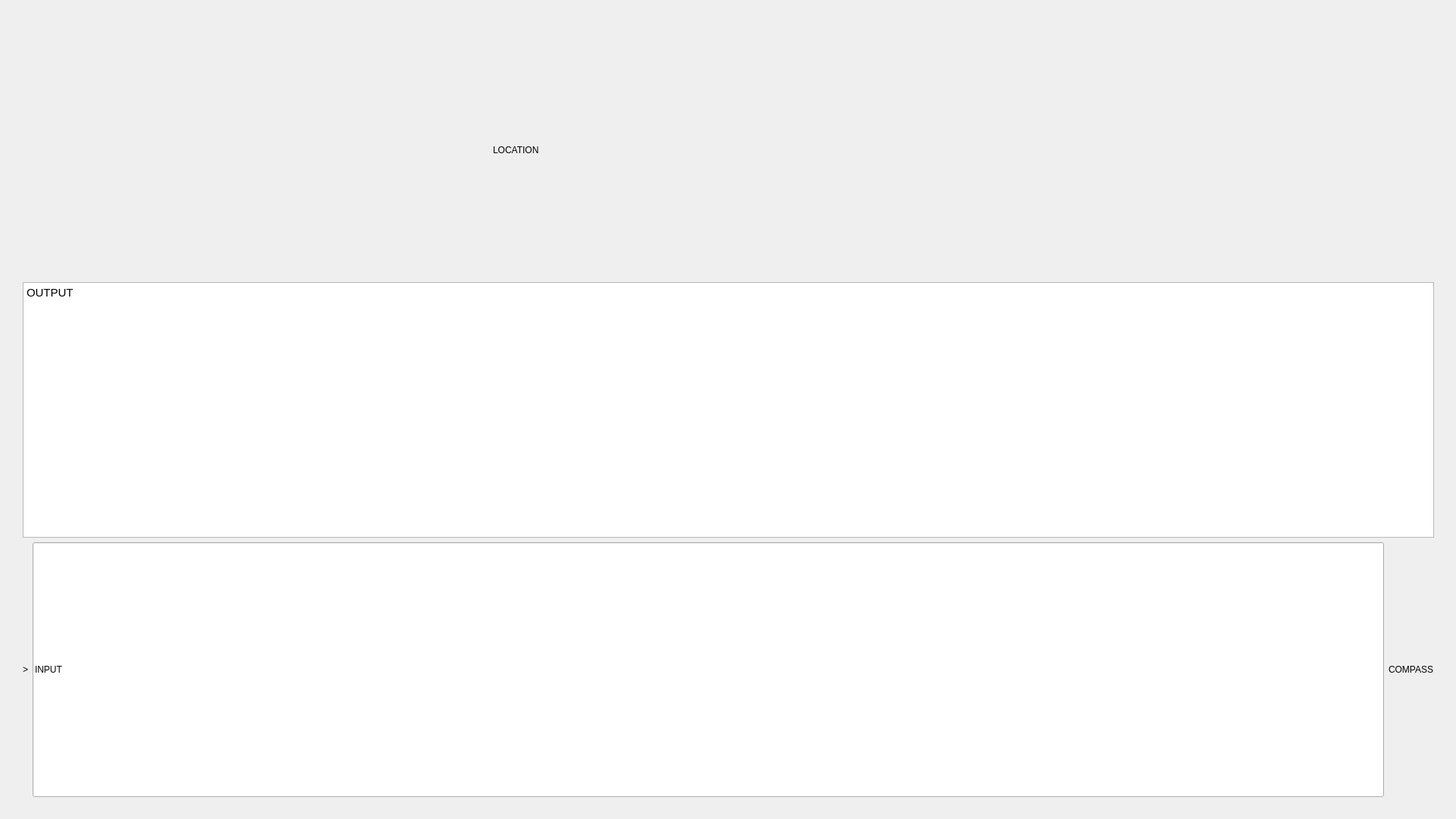
<?xml version="1.0" encoding="UTF-8"?>
<ui version="4.0">
 <class>MainWindow</class>
 <widget class="QMainWindow" name="MainWindow">
  <property name="geometry">
   <rect>
    <x>0</x>
    <y>0</y>
    <width>1920</width>
    <height>1080</height>
   </rect>
  </property>
  <property name="sizePolicy">
   <sizepolicy hsizetype="Fixed" vsizetype="Fixed">
    <horstretch>0</horstretch>
    <verstretch>0</verstretch>
   </sizepolicy>
  </property>
  <property name="minimumSize">
   <size>
    <width>0</width>
    <height>0</height>
   </size>
  </property>
  <property name="maximumSize">
   <size>
    <width>16777215</width>
    <height>1080</height>
   </size>
  </property>
  <property name="baseSize">
   <size>
    <width>1920</width>
    <height>1080</height>
   </size>
  </property>
  <property name="windowTitle">
   <string>MainWindow</string>
  </property>
  <property name="styleSheet">
   <string notr="true"/>
  </property>
  <widget class="QWidget" name="centralwidget">
   <widget class="QWidget" name="verticalLayoutWidget">
    <property name="geometry">
     <rect>
      <x>10</x>
      <y>10</y>
      <width>1901</width>
      <height>1061</height>
     </rect>
    </property>
    <layout class="QVBoxLayout" name="verticalLayout">
     <property name="leftMargin">
      <number>20</number>
     </property>
     <property name="topMargin">
      <number>20</number>
     </property>
     <property name="rightMargin">
      <number>20</number>
     </property>
     <property name="bottomMargin">
      <number>20</number>
     </property>
     <item>
      <layout class="QHBoxLayout" name="horizontalLayout_2">
       <item>
        <spacer name="locationLSpacer">
         <property name="orientation">
          <enum>Qt::Orientation::Horizontal</enum>
         </property>
         <property name="sizeHint" stdset="0">
          <size>
           <width>40</width>
           <height>20</height>
          </size>
         </property>
        </spacer>
       </item>
       <item>
        <widget class="QLabel" name="location">
         <property name="sizePolicy">
          <sizepolicy hsizetype="Expanding" vsizetype="Expanding">
           <horstretch>0</horstretch>
           <verstretch>0</verstretch>
          </sizepolicy>
         </property>
         <property name="text">
          <string>LOCATION</string>
         </property>
         <property name="scaledContents">
          <bool>true</bool>
         </property>
         <property name="margin">
          <number>0</number>
         </property>
        </widget>
       </item>
       <item>
        <spacer name="locationRSpacer">
         <property name="orientation">
          <enum>Qt::Orientation::Horizontal</enum>
         </property>
         <property name="sizeHint" stdset="0">
          <size>
           <width>40</width>
           <height>20</height>
          </size>
         </property>
        </spacer>
       </item>
      </layout>
     </item>
     <item>
      <widget class="QTextEdit" name="outputTextEdit">
       <property name="html">
        <string>&lt;!DOCTYPE HTML PUBLIC &quot;-//W3C//DTD HTML 4.0//EN&quot; &quot;http://www.w3.org/TR/REC-html40/strict.dtd&quot;&gt;
&lt;html&gt;&lt;head&gt;&lt;meta name=&quot;qrichtext&quot; content=&quot;1&quot; /&gt;&lt;meta charset=&quot;utf-8&quot; /&gt;&lt;style type=&quot;text/css&quot;&gt;
p, li { white-space: pre-wrap; }
hr { height: 1px; border-width: 0; }
li.unchecked::marker { content: &quot;\2610&quot;; }
li.checked::marker { content: &quot;\2612&quot;; }
&lt;/style&gt;&lt;/head&gt;&lt;body style=&quot; font-family:'Sans Serif'; font-size:9pt; font-weight:400; font-style:normal;&quot;&gt;
&lt;p style=&quot; margin-top:0px; margin-bottom:0px; margin-left:0px; margin-right:0px; -qt-block-indent:0; text-indent:0px;&quot;&gt;&lt;span style=&quot; font-family:'Cantarell'; font-size:11pt;&quot;&gt;OUTPUT &lt;/span&gt;&lt;/p&gt;
&lt;p style=&quot;-qt-paragraph-type:empty; margin-top:0px; margin-bottom:0px; margin-left:0px; margin-right:0px; -qt-block-indent:0; text-indent:0px; font-family:'Cantarell'; font-size:11pt;&quot;&gt;&lt;br /&gt;&lt;/p&gt;&lt;/body&gt;&lt;/html&gt;</string>
       </property>
      </widget>
     </item>
     <item>
      <layout class="QHBoxLayout" name="horizontalLayout">
       <item>
        <widget class="QLabel" name="promptLabel">
         <property name="sizePolicy">
          <sizepolicy hsizetype="Preferred" vsizetype="Preferred">
           <horstretch>0</horstretch>
           <verstretch>0</verstretch>
          </sizepolicy>
         </property>
         <property name="text">
          <string>&gt;</string>
         </property>
        </widget>
       </item>
       <item>
        <widget class="QLineEdit" name="inputLineEdit">
         <property name="enabled">
          <bool>true</bool>
         </property>
         <property name="sizePolicy">
          <sizepolicy hsizetype="Expanding" vsizetype="Expanding">
           <horstretch>0</horstretch>
           <verstretch>0</verstretch>
          </sizepolicy>
         </property>
         <property name="baseSize">
          <size>
           <width>400</width>
           <height>0</height>
          </size>
         </property>
         <property name="text">
          <string>INPUT</string>
         </property>
        </widget>
       </item>
       <item>
        <widget class="QLabel" name="compassLabel">
         <property name="sizePolicy">
          <sizepolicy hsizetype="Preferred" vsizetype="Preferred">
           <horstretch>0</horstretch>
           <verstretch>0</verstretch>
          </sizepolicy>
         </property>
         <property name="maximumSize">
          <size>
           <width>196</width>
           <height>196</height>
          </size>
         </property>
         <property name="text">
          <string>COMPASS</string>
         </property>
         <property name="scaledContents">
          <bool>true</bool>
         </property>
         <property name="margin">
          <number>0</number>
         </property>
        </widget>
       </item>
      </layout>
     </item>
    </layout>
   </widget>
  </widget>
 </widget>
 <resources/>
 <connections/>
</ui>
